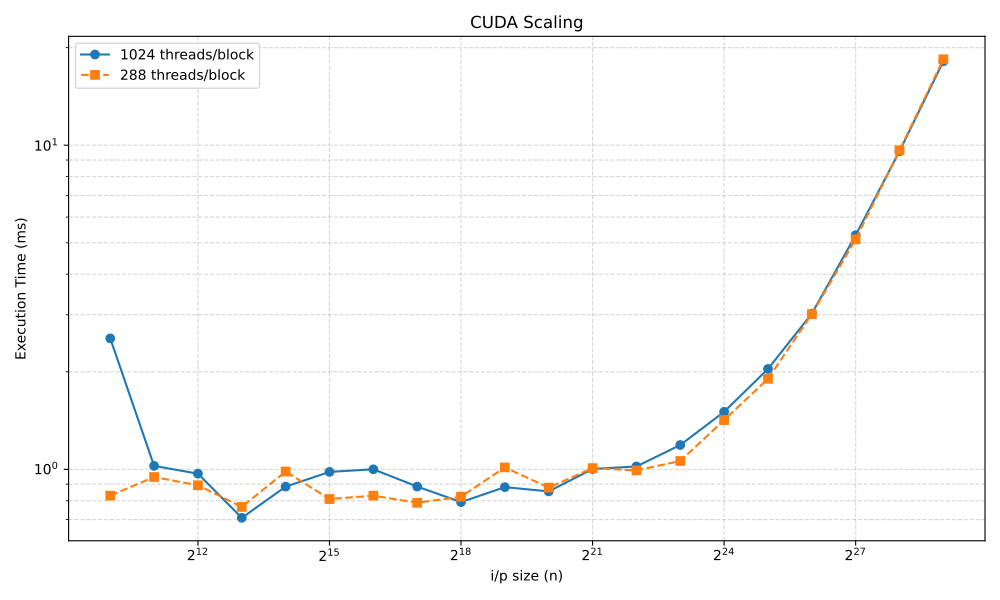

This chart was generated by the following Python code:
import matplotlib.pyplot as plt
import numpy as np
data = np.loadtxt("task2.out", skiprows=1)

n = data[:, 0]
time_1024 = data[:, 1]
time_288 = data[:, 2]

plt.figure(figsize=(10, 6))
plt.plot(n, time_1024, 'o-', label='1024 threads/block')
plt.plot(n, time_288, 's--', label='288 threads/block')

plt.xscale("log", base=2)
plt.yscale("log")
plt.xlabel("i/p size (n)")
plt.ylabel("Execution Time (ms)")
plt.title("CUDA Scaling")
plt.grid(True, which="both", linestyle="--", alpha=0.5)
plt.legend()
plt.tight_layout()
plt.savefig("task2.pdf")
plt.show()
